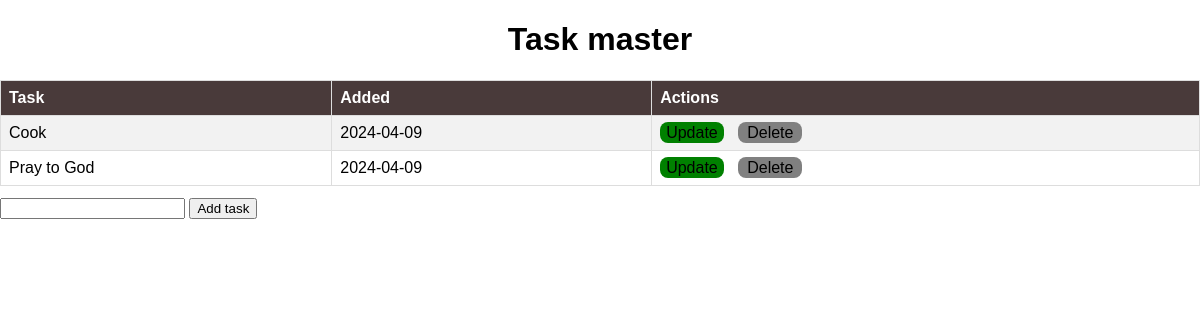
Before: / with the older database file.
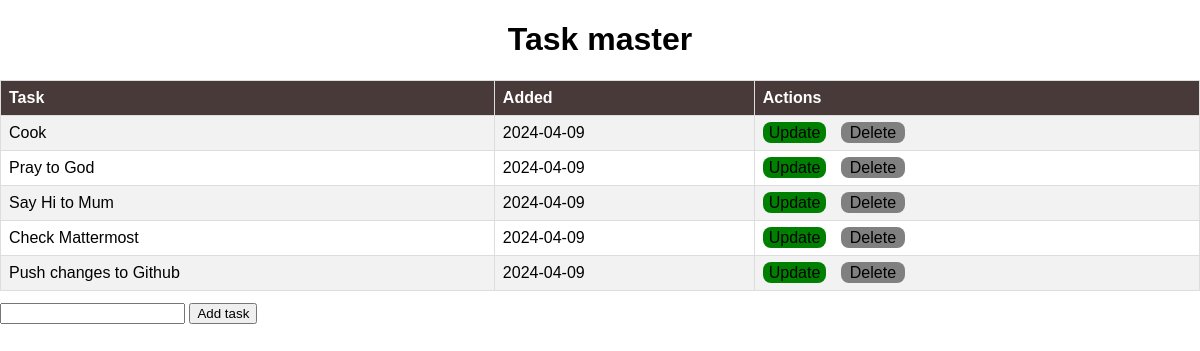
After: the same page with the newer database file.
### app.py (models this page shows, shortened)
class Task(db.Model):
    id = db.Column(db.Integer, primary_key=True)
    content = db.Column(db.String(200), nullable=False)
    date_created = db.Column(db.DateTime, default=datetime.utcnow)

### app.py (the view)
@app.route('/', methods=['POST','GET'])
def index():
    if request.method == 'POST':
        task_content = request.form['content']
        new_task = Task(content=task_content) # task object
        try:
            db.session.add(new_task)
            db.session.commit()
            return redirect('/')
        except:
            return 'There was an issue adding your task'
    else:
        tasks= Task.query.order_by(Task.date_created).all()
        return render_template('index.html', tasks=tasks)

### templates/index.html (shortened to what this page needs)
{% extends 'base.html' %}
{% block body %}
<div class="content">
    <h1 style="text-align: center;">Task master</h1>
    <table>
        <tr>
            <th>Task</th>
            <th>Added</th>
            <th>Actions</th>
        </tr>
        {% for task in tasks %}
            <tr>
                <td>{{task.content}}</td>
                <td>{{task.date_created.date()}}</td>
                <td>
                    <a href="#" style="background-color: green; padding: 2px 6px 2px 6px; border-radius: 8px;">Update</a>
                    <a href="#" style="background-color: grey; padding: 2px 9px 2px 9px; border-radius: 8px;">Delete</a>
                </td>
            </tr>
            {% endfor %}
    </table>
    <form action="/" method="post">
        <input type="text" name="content" id="content">
        <input type="submit" value="Add task">
    </form>
</div>
{% endblock %}

### templates/base.html (shortened to what this page needs)
<!DOCTYPE html>
<html lang="en">
<head>
    <link rel="stylesheet" href="{{url_for('static', filename='css/main.css')}}">
</head>
<body>
    {% block body %} {% endblock %}
</body>
</html>

### static/css/main.css (style rules this page uses)
body { margin: 0; font-family: Arial, Helvetica, sans-serif; }
table { width: 100%; border-collapse: collapse; font-family: Arial, sans-serif; margin-bottom: 12px; }
th, td { border: 1px solid #dddddd; text-align: left; padding: 8px; }
th { background-color: #493a3a; color: rgb(255, 255, 255); }
tr:nth-child(even) { background-color: #f2f2f2; }
a { text-decoration: none; margin-right: 10px; color: rgb(0, 0, 0); }

Changed rows visible on the page:
added Task: content "Say Hi to Mum", date_created "2024-04-09"
added Task: content "Check Mattermost", date_created "2024-04-09"
added Task: content "Push changes to Github", date_created "2024-04-09"
